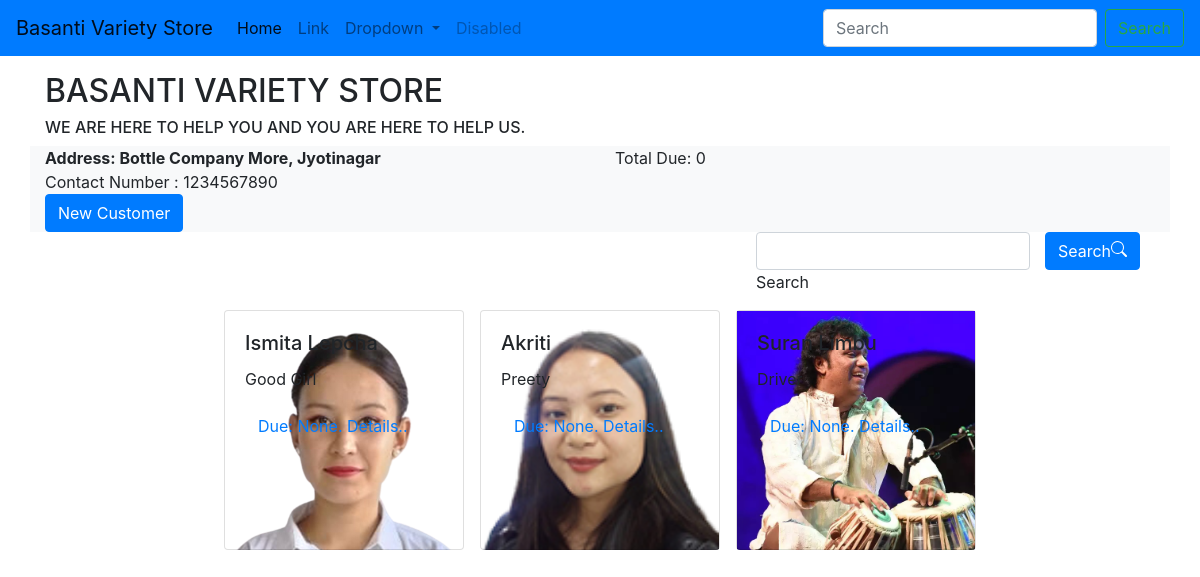
The app's page /, older data.
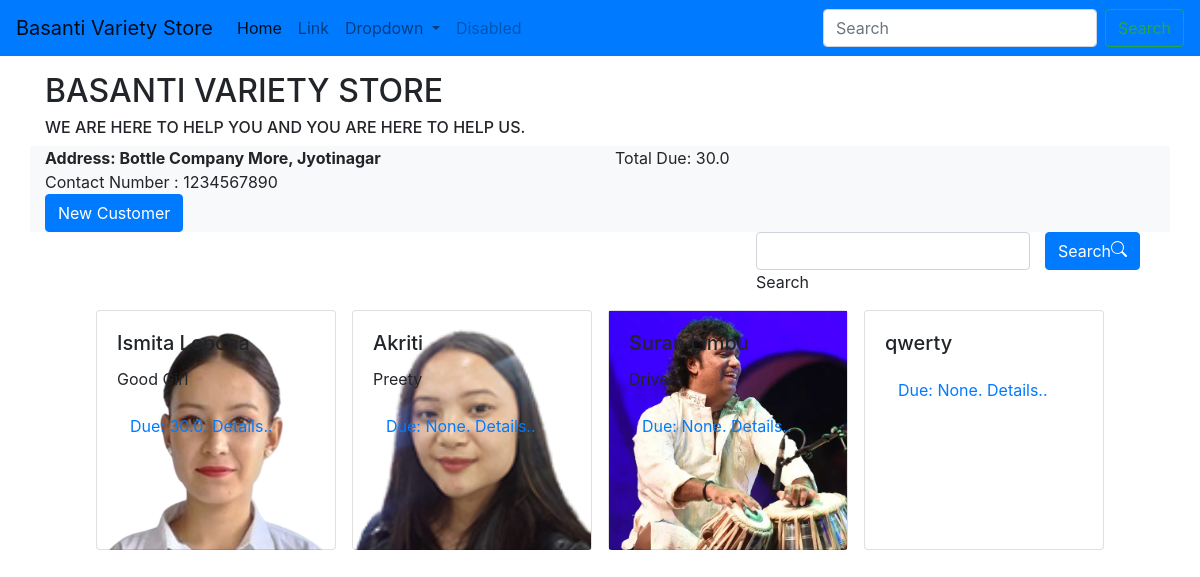
The same page, newer data.
### shopdue/models.py (models this page shows, shortened)
class Customer(models.Model):
    customer_name = models.CharField(max_length=60)
    customer_address = models.TextField()
    contact_number = models.CharField(max_length=12)
    additional_info = models.TextField()
    customer_image = models.ImageField(upload_to=generate_unique_filename, null=True)
    total_due = 0

### mystore/views.py (the view)
# urls.py: path('', views.homePage, name='home'),
def homePage(request):
    data = {
        'page_title': 'Home'
    }
    magic_customers = models.Customer.objects.all()
    new_list = []
    shop_due_total = 0
    for cust in magic_customers:
        cust.total_due = models.Bill.objects.filter(customer=cust).aggregate(tot_due = Sum('due'))['tot_due']
        if cust.total_due is not None:
            shop_due_total += cust.total_due
        new_list.append(cust)
    data['customers'] = new_list
    data['shop_due_total'] = shop_due_total
    return render(request, 'index.html', data)

### templates/index.html (shortened to what this page needs)
{% extends 'base.html' %}
{% block content %}
  <div class="container">
    <div class="row">
      <div class="col-12 welcome-banner">
        <h2>Basanti Variety Store</h2>
        <h6>We are here to help you and you are here to help us.</h6>
      </div>
    </div>
    <div class="row">
      <div class="col-6 bg-light">
        <div class="row">
          <div class="col">
            <strong>Address: Bottle Company More, Jyotinagar</strong>
          </div>
        </div>
        <div class="row">
          <div class="col">Contact Number : 1234567890</div>
        </div>
        <div class="row">
          <div class="col">
            {% url 'customer_registration' as customer_reg %}
            <a href="{{ customer_reg }}" class="btn btn-primary">New Customer</a>
          </div>
        </div>
      </div>
      <div class="col-6 bg-light">Total Due: {{shop_due_total}}</div>
    </div>
    <div class="row">
      <div class="col d-flex flex-row-reverse">
        <div>
          <div class="input-group">
            <div class="form-outline">
              <input type="search" id="customer_search" onkeyup="findProfiles()" class="form-control" />
              <label class="form-label" for="form1">Search</label>
            </div>
            <div class="col">
              <button type="button" class="btn btn-primary">
                Search
              </button>
            </div>
          </div>
        </div>
      </div>
    </div>
    <div class="row">
      <div id="customer_view" class="col d-flex flex-wrap justify-content-center">
        {% for customer in customers %}
          <div class="card m-2" style="height: 15rem; width: 15rem; background: url('/media/{{customer.customer_image}}'); background-repeat: no-repeat; background-size: cover;">
            <div class="card-body">
              <h5 class="card-title">{{ customer.customer_name }}</h5>
              <p class="card-text">{{customer.additional_info}}</p>
              <a href="/profile/{{customer.id}}" class="btn bg-transparent">Due: {{customer.total_due}}. Details..</a>
            </div>
          </div>
        {% endfor %}
      </div>
    </div>
  </div>
{% endblock %}

Row changes from the older to the newer data that the page shows:
computed for Customer "Ismita Lepcha": total_due "None" → "30.0"
added Customer: customer_name "qwerty", total_due "None"
Text that changed along with them:
{{ shop_due_total }}: "0" → "30.0"
